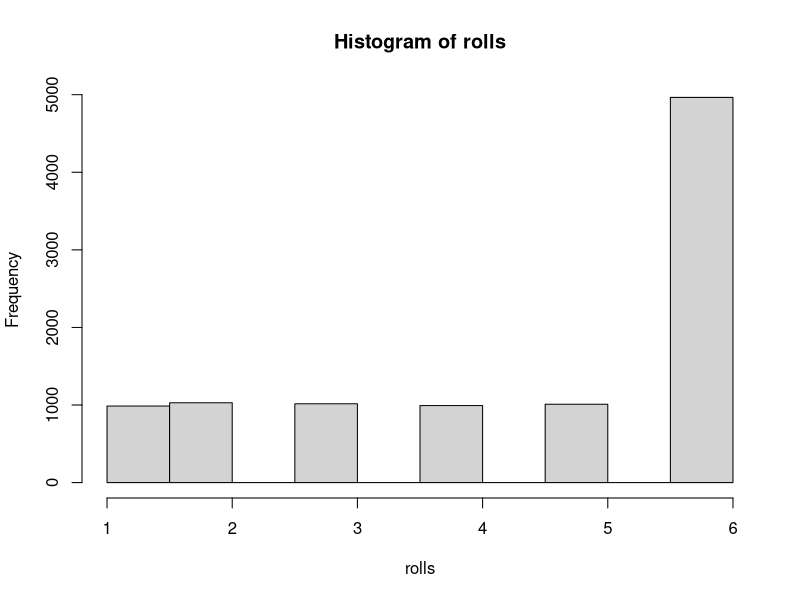
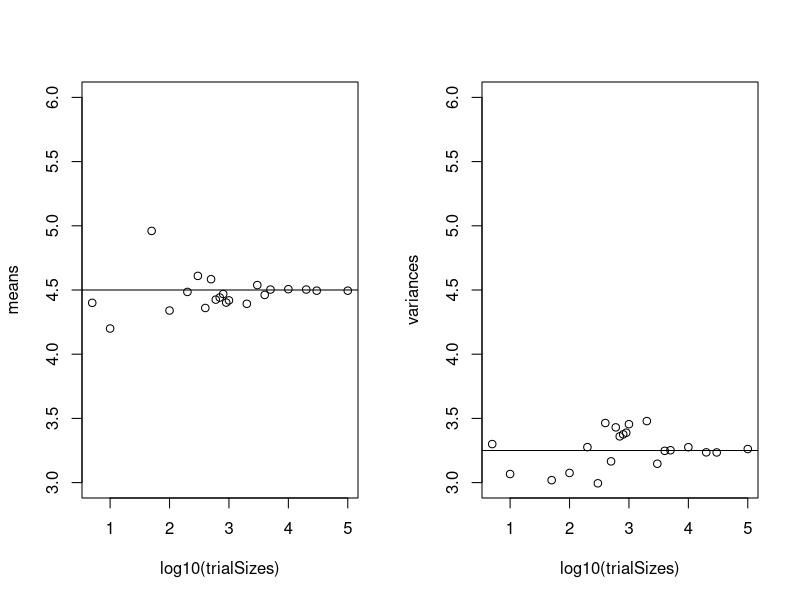

The R source for these figures, in order:
## ---- chunk 1
knitr::opts_chunk$set(echo = TRUE)
rm(list=ls())
## ---- chunk 2
mean = (1 * .1) + (2 * .1) + (3 * .1) + (4 * .1) + (5 * .1) + (6 * .5)
mean
## ---- chunk 3
var = .1 * (1 - 4.5)^2 + .1 * (2-4.5)^2 + .1 * (3-4.5)^2 + .1 * (4 - 4.5)^2 + .1 * (5 - 4.5)^2 + .5 *(6  - 4.5)^2
var
## ---- chunk 4
outcomes <- 1:6
weights <- c(.1, .1, .1, .1, .1, .5)
rollDie <- function(n) {
rolls <- sample(outcomes, n, TRUE, weights)
return(rolls)
}

rolls <- rollDie(10000)
## ---- chunk 5
hist(rolls)
## ---- chunk 6
# 1. Setup
outcomes <- 1:6
weights <- c(.1, .1, .1, .1, .1, .5)
trialSizes <- c(5, 10, 50, 100, 200, 300, 400 , 500, 600, 700, 800, 900, 1000, 2000, 3000, 4000, 5000, 10000, 20000, 30000, 100000)

# Calculate Theoretical Values
theoretical_mean <- sum(outcomes * weights)
theoretical_var <- sum((outcomes - theoretical_mean)^2 * weights)

means <- vector(mode = "double", length = length(trialSizes))
vars <- vector(mode = "double", length = length(trialSizes))

# 2. Simulation (Vectorized)
for (i in 1:length(trialSizes)) {
  rolls <- sample(outcomes, size = trialSizes[i], replace = TRUE, prob = weights)
  means[i] <- mean(rolls)
  vars[i] <- var(rolls)
}

# 3. Plotting
# Set up a side-by-side plot layout
par(mfrow = c(1, 2))

# Left Plot: Means
plot(log10(trialSizes), means, ylim = c(3, 6), xlab = "log10(trialSizes)", ylab = "means")
abline(h = theoretical_mean) # Adds the horizontal reference line
# Right Plot: Variances
plot(log10(trialSizes), vars, ylim = c(3,6), xlab = "log10(trialSizes)", ylab = "variances")
abline(h = theoretical_var) # Adds the horizontal reference line
